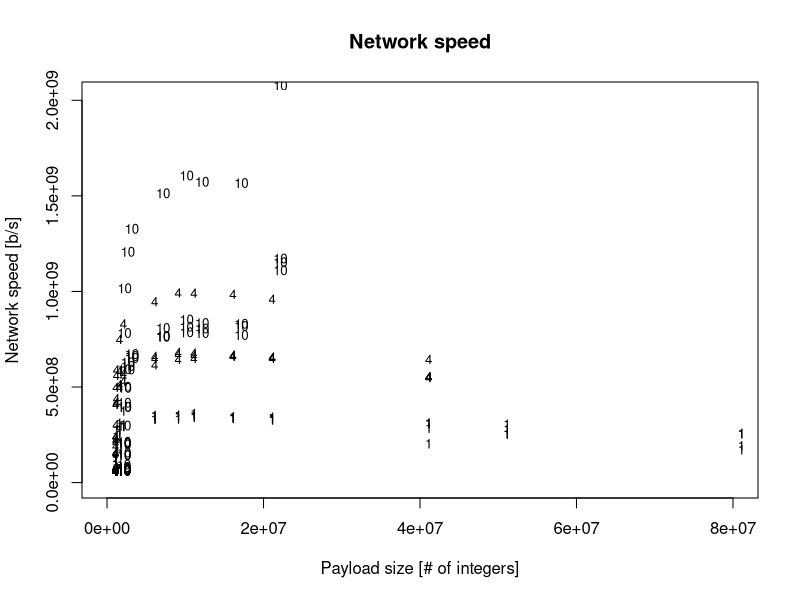

R code for this plot: (Note: this script raises an error after producing the figure.)
#!/usr/bin/Rscript

# Loading Libraries
library('plyr') # aggregation: ddply()
library('calibrate') # annotation: textxy()

# Loading data
d <- read.csv('../data/communications_rtt_4.dat', sep=' ')

# Filtering data
d <- d[d$payload_size > 0,] # True RTT (no payload) cannot tell about speed
#d <- d[d$num_messages == 1,]
d$conc_messages <- d$num_messages # Messages sent concurrently (not aggregated)
d$message_id <- NULL
d$arrival_rank <- NULL

# Aggregation
d <- ddply(d, .(payload_size, delay, conc_messages), colwise(mean))
# We cannot compute actual payload size here, as R uses
# 32-bit integers and the total payload might be too large.
#d$payload_size <- d$payload_size * d$num_messages

# Computation of the network speed
d$hrtt <- d$rtt_ms / 2
#d$netspeed <- (d$payload_size * 32) / (d$hrtt / 1000) # payload: 32-bit ints, hrtt [ms] -> [s]
d$netspeed <- (d$payload_size * 32) / (d$hrtt / 1000) * d$num_messages

# Plotting function
myplot <- function(df, outname) {
  outfile <- paste0(outname, '.svg')
  svg(outfile, width=10, height=8)

  # Scatterplot
  plot(df$payload_size, df$netspeed,
    col=as.numeric(df$delay),
    pch=as.numeric(df$delay),
    main="Network speed",
    xlab="Payload size [# of integers]",
    ylab="Network speed [b/s]")

  # Labels near points
  textxy(df$payload_size, df$netspeed, df$conc_messages,
    cex=0.8,
    offset=1.2)

  # Legend
  legend("topright",
    levels(df$delay),
    pch=as.numeric(levels(factor(as.numeric(df$delay)))),
    col=as.numeric(levels(factor(as.numeric(df$delay)))),
    title='Load management')

  dev.off()
}

# Last filtering and plotting
myplot(d, 'netspeed_vs_payload')
